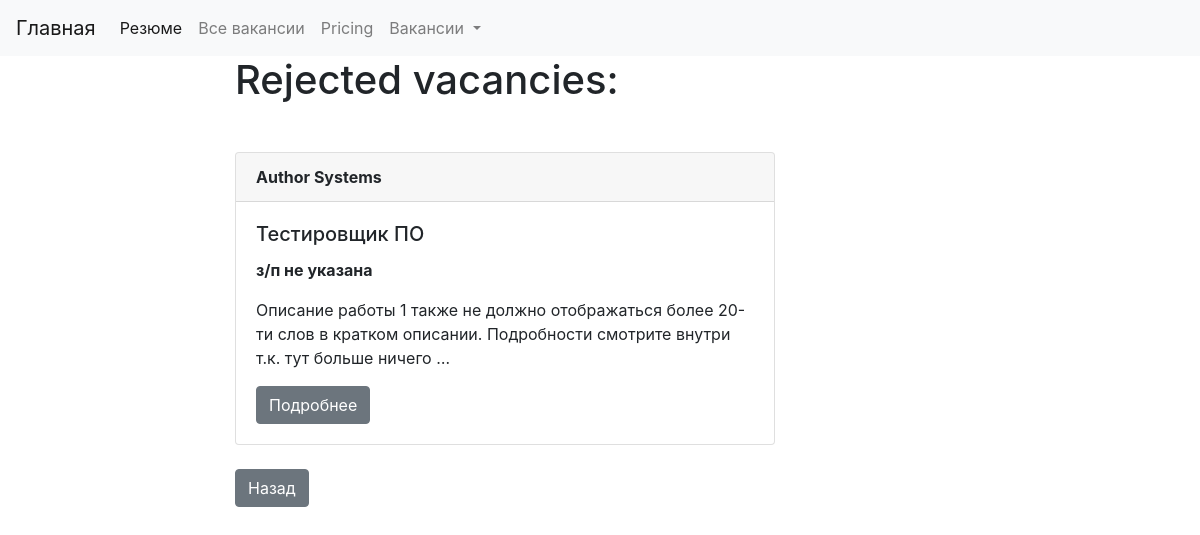
/client/resume_detail/tester/rejected_vacancies/, run on the app's committed database.
### client/models.py (models this page shows, shortened)
class Vacancy(models.Model):
    state = models.CharField(max_length=100)
    slug = models.SlugField(max_length=100, unique=True)
    salary = models.CharField(max_length=20)
    organization = models.CharField(max_length=100)
    address = models.CharField(max_length=200, null=True)
    employment = models.CharField(max_length=100, null=True)
    description = models.TextField(max_length=1000)
    skills = models.CharField(max_length=100, null=True)
    requirements = models.TextField(max_length=1000, null=True)
    duties = models.TextField(max_length=1000, null=True)
    conditions = models.TextField(max_length=1000, null=True)
    def get_absolute_url(self):
        return reverse('vacancy_detail_url', kwargs={'slug': self.slug})

### client/views.py (the view)
# urls.py: path('resume_detail/<str:slug>/rejected_vacancies/', rejected_vacancies, name='rejected_vacancies_url'),
def rejected_vacancies(request, slug):##############################
    resume = Resume.objects.get(slug__iexact=slug)
    return render(request, 'client/client_rejected_vacancies.html', context={'resume': resume})

### client/models.py (called while the page is built)
    def get_absolute_url(self):
        return reverse('resume_detail_url', kwargs={'slug': self.slug})

### client/templates/client/client_rejected_vacancies.html (shortened to what this page needs)
{% extends 'client/base.html' %}
{% block content %}
     <h1 class="mb-5"> Rejected vacancies: </h1>
    {% for vacancy in resume.vacancies_reject.all %}
         {% include 'client/includes/vacancy_template.html' %}
    {% endfor %}
<div class="btn-toolbar" role="toolbar" aria-label="Toolbar with button groups">
  <div class="btn-group mr-2" role="group" aria-label="First group">
    <a href="{{ resume.get_absolute_url }}" class="btn btn-secondary">Назад</a>
  </div>
</div>
{% endblock %}

### client/templates/client/includes/vacancy_template.html
<div class="card mb-4">
    <div class="card-header">
        <b>{{ vacancy.organization }}</b>
    </div>
    <div class="card-body">
        <h5 class="card-title">{{ vacancy.state }}</h5>
        <p class="card-text"><b>{{ vacancy.salary }}</b></p>
        <p class="card-text">{{ vacancy.description | truncatewords:20 }}</p>
        <a  href="{{ vacancy.get_absolute_url }}" class="btn btn-secondary">Подробнее</a>
    </div>
</div>

### data on the page
Vacancy: organization "Author Systems", state "Тестировщик ПО", salary "з/п не указана", description "Описание работы 1 также не должно отображаться более 20-ти слов в кратком описании. Подробности смотрите внутри т.к. тут больше ничего …"
